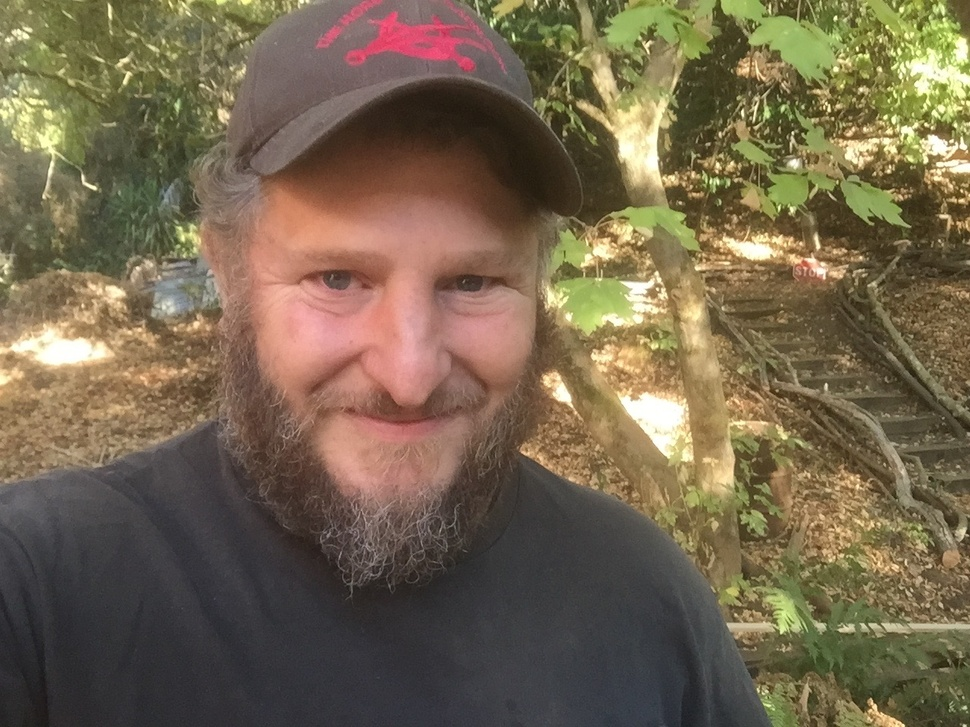
#> input picture pillow/teacher.jpg, 970 x 727 px, shrunk from 1280 x 960 before the run
$ python sepia.py
#> lines starting #> are read from the running program, lines starting #| are printed output that depends on the picture
"""sepia.py
Tints an image brown like an old sepia photo
author: Wes Modes
date: 12 February 2019
"""

from PIL import Image

filename = "teacher.jpg"

def sepia(p):
    """Tints shadows in brown
    Takes a pixel, returns modified pixel"""
    if p[0] < 63:
        r,g,b = int(p[0] * 1.1), p[1], int(p[2] * 0.9)
    # tint midtones1.15
    elif p[0] > 62 and p[0] < 192:
        r,g,b = int(p[0] * 1.15), p[1], int(p[2] * 0.85)
    # tint highlights
    else:
        r = int(p[0] * 1.08)
        if r > 255:
            r = 255
        g,b = p[1], int(p[2] * 0.5)
    return r, g, b

im = Image.open(filename)
#> im is the input picture: PIL image 970x727 RGB; mean R, G, B 116.6, 102, 78.1

new_list = map(sepia, im.getdata())

im.putdata(list(new_list))
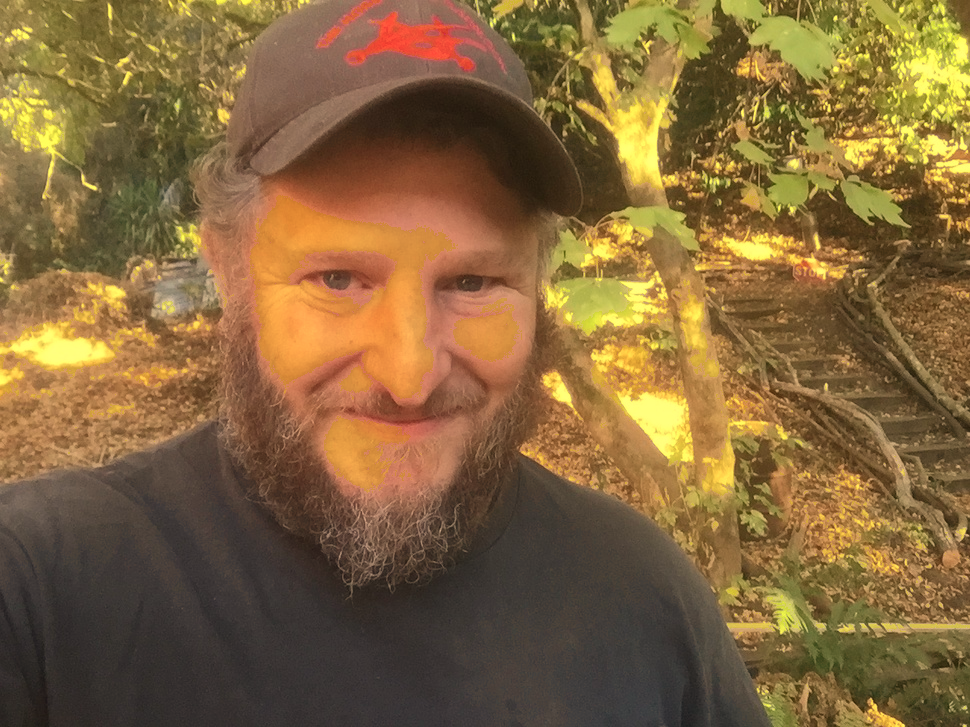
#> im: PIL image 970x727 RGB; mean R, G, B 131.1, 102, 60.8

im.show()
